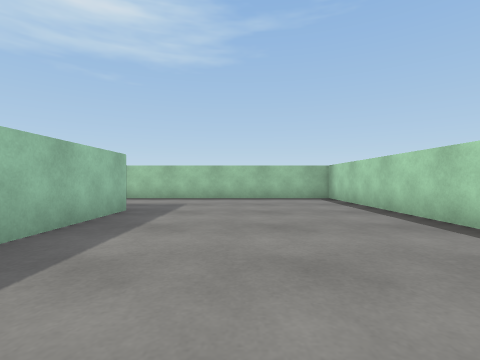
View 1 (above)

18 first-person views from a walk through a 3-D level made in the Unity game engine. The camera is 0.53 m above the floor, looks level and sees 85° across. The floor is counted in squares, 1 m on a side. Each view is taken from the middle of a square. On the plan, view 1 faces up. The plan holds only what a view shows up to about 9 squares ahead; the rest is blank.

View 2
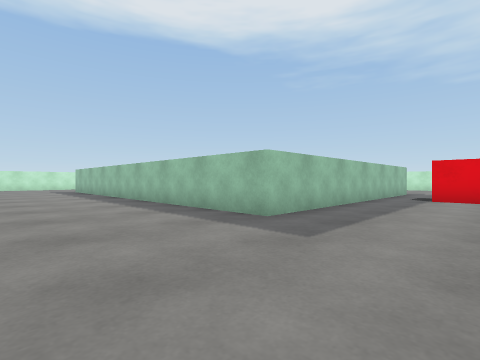

View 3
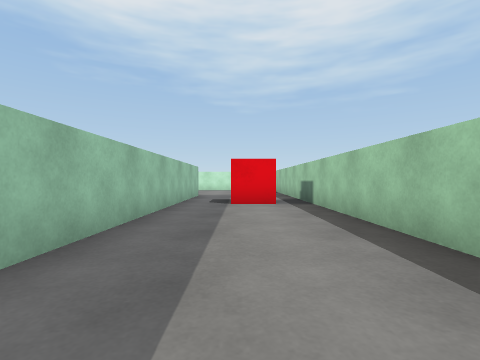

View 4
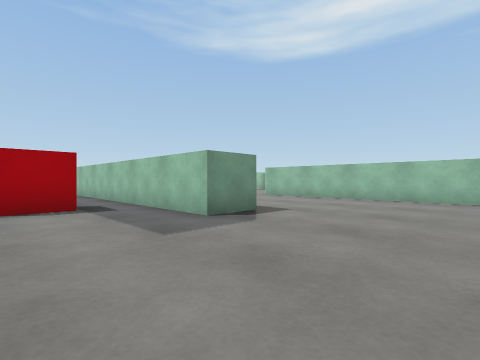

View 5
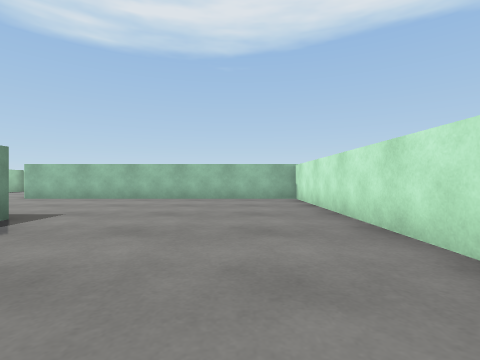

View 6
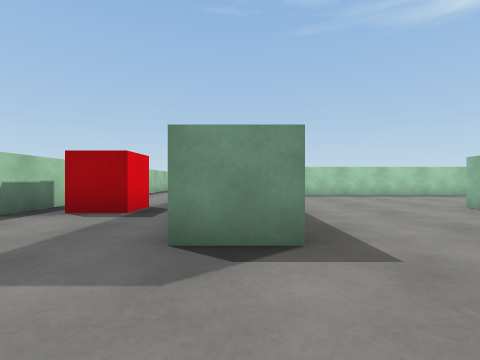

View 7
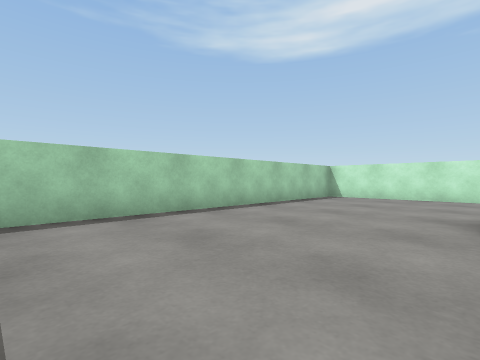

View 8
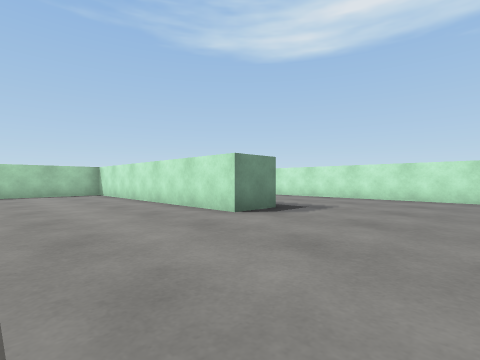

View 9
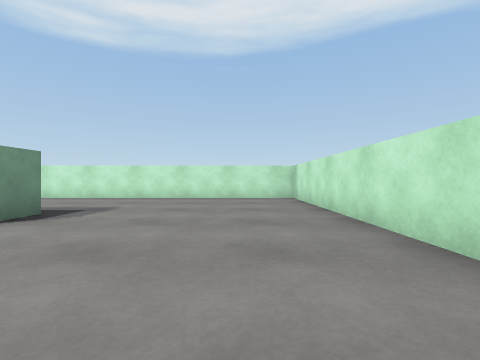

View 10
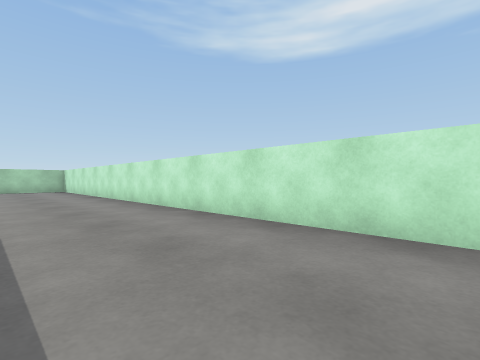

View 11
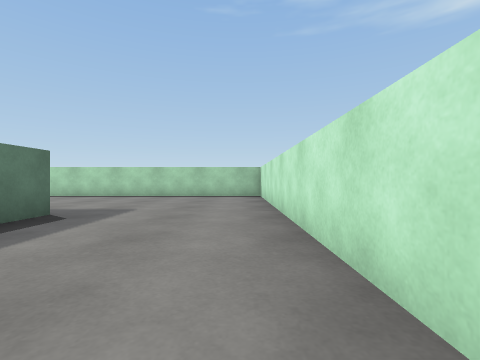

View 12
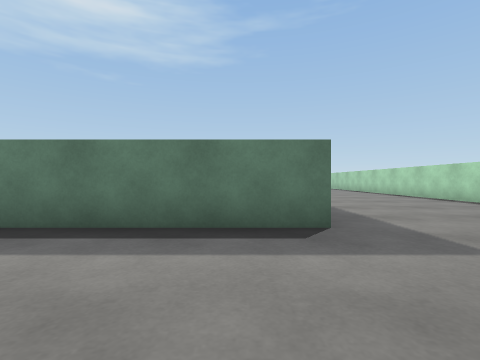

View 13
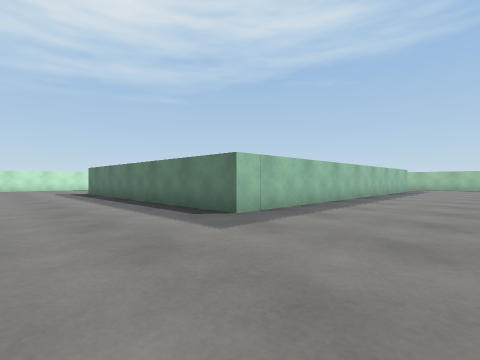

View 14
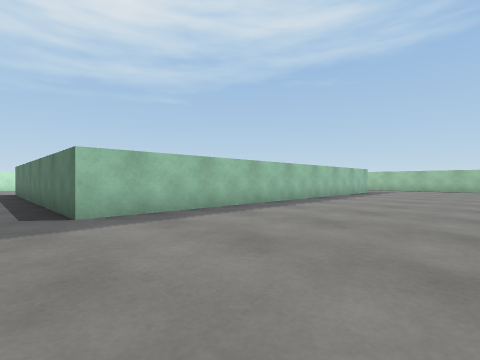

View 15
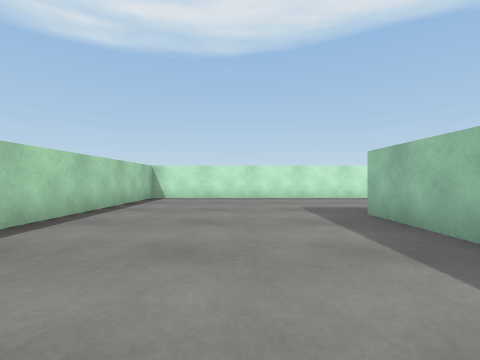

View 16
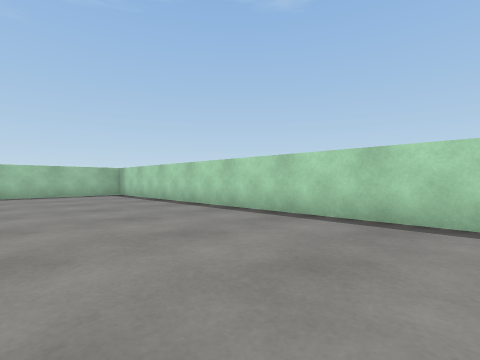

View 17
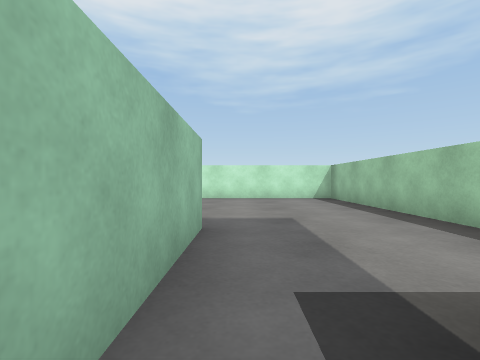

View 18
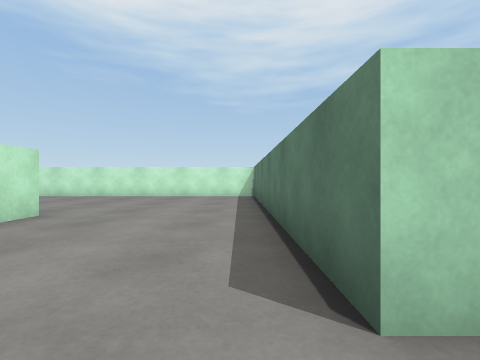

### Floor plan
Points are (right, up) in squares from view 1. A wall is a line through its corners. A room is listed if a view was taken in it or the views show most of it. See-through windows are left out.
Room 1 (views 1, 2, 3, 4, 5, 6, 7, 8, 9, 10, 11, 12, 13, 14, 15, 16, 17, 18)
walls: (-6.9, -1.1) (-6.9, -1.5) (-14.2, -1.5); (-9.9, 3.4) (-9.9, 4.6) (-2, 4.6) (-2, -6.1) (-9.6, -6.1); (-9.9, -6.1) (-9.9, -5) (-3.1, -5) (-3.1, 2.9); (-14.6, -1.5) (-14.6, -9.7) (2.6, -9.7) (2.6, 7.6) (-14.6, 7.6) (-14.6, -0.4) (-6.9, -0.4)
objects: red cube (-8, 6) to (-7, 7)

Positions as (right, up) in squares from view 1, and headings:
1: (0, 0), facing up
2: (1, 7), facing down-left
3: (-1, 6), facing left
4: (-13, 7), facing down-right
5: (-13, 7), facing down
6: (-12, 4), facing right
7: (-7, 3), facing down-right
8: (-13, -2), facing down-right
9: (-13, -2), facing down
10: (-11, -7), facing down-right
11: (-6, -9), facing right
12: (-3, -9), facing up
13: (1, -9), facing up-left
14: (2, -7), facing up-left
15: (0, -2), facing down
16: (-1, -2), facing up-right
17: (-7, 5), facing left
18: (-6, -2), facing left
